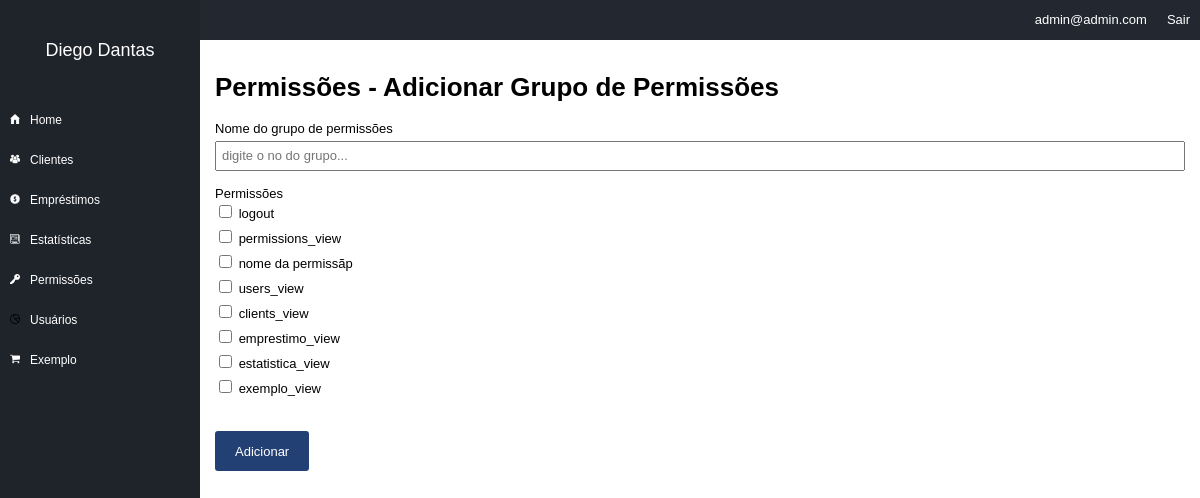
The app's page /permissions/add_group (signed in), older data.
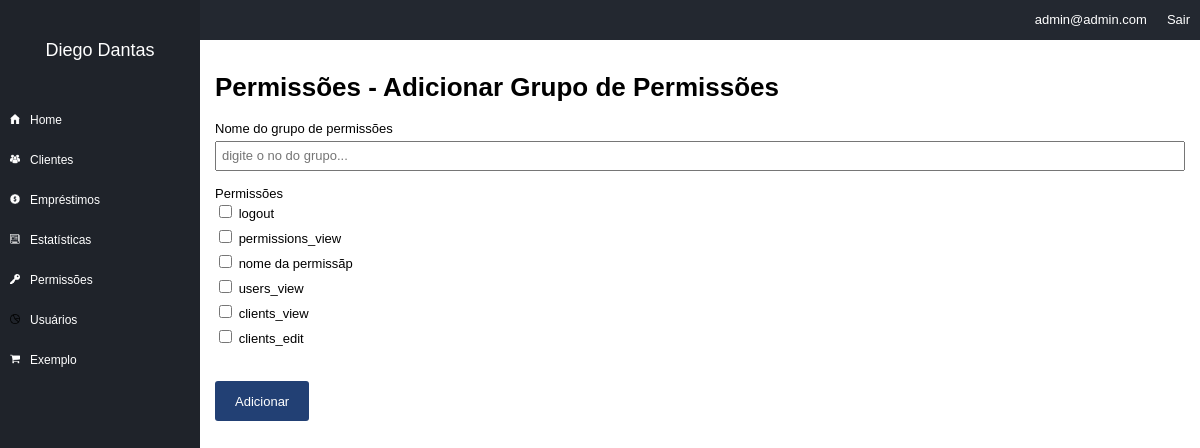
The same page, newer data.
### tables this page shows
CREATE TABLE `permission_params` (
  `id` int(11) NOT NULL,
  `id_company` int(11) NOT NULL,
  `name` varchar(100) NOT NULL
);

### core/Controller.php (called while the page is built, shortened)
<?php
class controller {
	public function loadTemplate($viewName, $viewData = array()) {
		include 'views/template.php';
	}
	public function loadViewInTemplate($viewName, $viewData) {
		extract($viewData);
		include 'views/'.$viewName.'.php';
	}
}

### core/Core.php (called while the page is built, shortened)
<?php
class Core {
	public function run() {
        $url = explode('index.php', $_SERVER['PHP_SELF']);
        $url = end($url);
		$params = array();
		if(!empty($url) && $url != '/') {
			$url = explode('/', $url);
			array_shift($url);
			array_shift($url);
			if(isset($url[0])) {
				$currentAction = $url[0];
			} else {
				$currentAction = 'index';
			}
		} else {
			$currentController = 'homeController';
			$currentAction = 'index';
		}
		$c = new $currentController();
		call_user_func_array(array($c, $currentAction), $params);
	}
}

### index.php (called while the page is built, shortened)
<?php
require 'config.php';
$core = new Core();
$core->run();
?>

### core/Model.php (called while the page is built, shortened)
<?php
class model {
	public function __construct() {
		global $config;
		$this->db = new PDO("mysql:dbname=".$config['dbname'].";host=".$config['host'], $config['dbuser'], $config['dbpass']);
	}
}
?>

### config.php (called while the page is built, shortened)
<?php
$config = array();
if(ENVIRONMENT == 'development') {
	$config['dbname'] = 'financeiro';
	$config['host'] = 'localhost';
	$config['dbuser'] = 'root';
	$config['dbpass'] = '';
} else {
	$config['dbname'] = 'financeiro';
	$config['host'] = 'localhost';
	$config['dbuser'] = 'root';
	$config['dbpass'] = 'root';
}
?>

### models/Permissions.php (called while the page is built, shortened)
<?php
class Permissions extends model {
	public function getList($id_company) {
		$array = array();
		$sql = $this->db->prepare("SELECT * FROM permission_params WHERE id_company = :id_company");
		$sql->bindValue(":id_company", $id_company);
		$sql->execute();
		if($sql->rowCount() > 0) {
			$array = $sql->fetchAll();
		}
		return $array;
	}
}

### models/Users.php (called while the page is built, shortened)
<?php
class Users extends model {
	private $userInfo;
	public function setLoggedUser() {
		if(isset($_SESSION['ccUser']) && !empty($_SESSION['ccUser'])) {
			$id = $_SESSION['ccUser'];
			$sql = $this->db->prepare("SELECT * FROM users WHERE id = :id");
			$sql->bindValue(':id', $id);
			$sql->execute();
			if($sql->rowCount() > 0) {
				$this->userInfo = $sql->fetch();
			}
		}
	}
	public function getCompany() {
		if(isset($this->userInfo['id_company'])) {
			return $this->userInfo['id_company'];
		} else {
			return 0;
		}
	}
}

### views/permissions_addgroup.php (the view)
<h1>Permissões - Adicionar Grupo de Permissões</h1>
<form method="POST">
	<label for="name">Nome do grupo de permissões</label><br/>
	<input type="text" name="name" placeholder="digite o no do grupo..." /><br/><br/>
	<label>Permissões</label><br/>
	<?php foreach($permissions_list as $p): ?>
	<div class="p_item">
		<input type="checkbox" name="permissions[]" value="<?php echo $p['id']; ?>" id="p_<?php echo $p['id']; ?>" />
		<label for="p_<?php echo $p['id']; ?>"><?php echo $p['name']; ?></label>
	</div>
	<?php endforeach; ?>
	<br/><br/>
	<input type="submit" value="Adicionar" />
</form>

Row changes from the older to the newer data that the page shows:
removed permission_params: name "emprestimo_view"
removed permission_params: name "estatistica_view"
removed permission_params: name "exemplo_view"
added permission_params: name "clients_edit"
